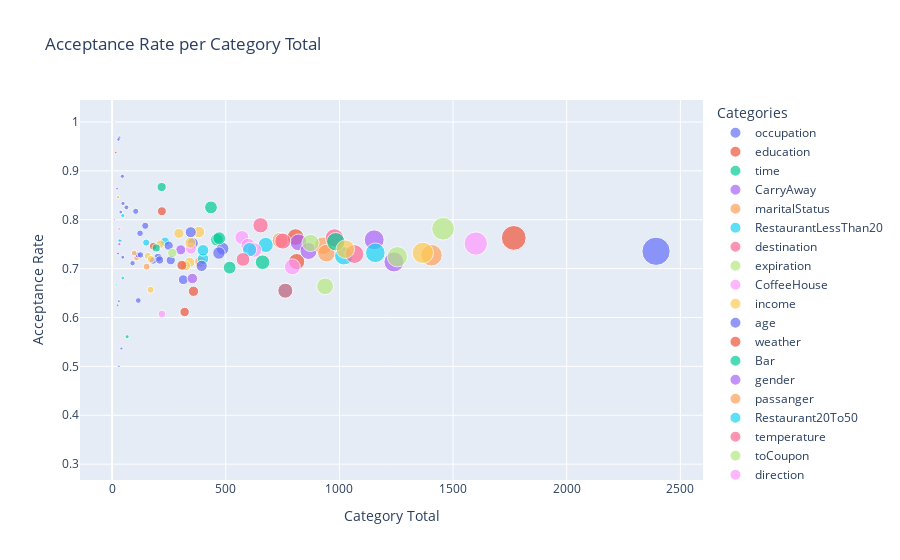

Write notebook code for a chart like this one.
### Markdown cell above
##### Correlation between Acceptance Rates and Category Totals

### Code cell
# Explore how the category count correlates with the acceptance rates
fig = px.scatter(sorted_rates, x='cat_total', y='yes_rate', color='category', size='yes', labels={'yes_rate':'Acceptance Rate','cat_total':'Category Total', 'category':'Categories'}, title='Acceptance Rate per Category Total')
fig.show()
fig.show('png')
# The larger the bubble, the more impactful that category value was in this survey

### Figure 1 — Plotly figure (JSON) as saved in the notebook; plotly's stock layout.template omitted (floating-point values rounded to 4 significant figures)
{"data": [{"hovertemplate": "Categories=occupation<br>Category Total=%{x}<br>Acceptance Rate=%{y}<br>yes=%{marker.size}<extra></extra>", "legendgroup": "occupation", "marker": {"color": "#636efa", "size": [9, 30, 27, 40, 40, 52, 85, 31, 8, 115, 95, 28, 267, 19, 34, 146, 185, 129, 64, 212, 73, 19, 15, 22, 15], "sizemode": "area", "sizeref": 4.4, "symbol": "circle"}, "mode": "markers", "name": "occupation", "orientation": "v", "showlegend": true, "type": "scatter", "x": [9, 31, 28, 45, 48, 63, 104, 38, 10, 146, 123, 37, 355, 26, 47, 202, 258, 180, 90, 313, 115, 30, 24, 41, 30], "xaxis": "x", "y": [1, 0.9677, 0.9643, 0.8889, 0.8333, 0.8254, 0.8173, 0.8158, 0.8, 0.7877, 0.7724, 0.7568, 0.7521, 0.7308, 0.7234, 0.7228, 0.7171, 0.7167, 0.7111, 0.6773, 0.6348, 0.6333, 0.625, 0.5366, 0.5], "yaxis": "y"}, {"hovertemplate": "Categories=education<br>Category Total=%{x}<br>Acceptance Rate=%{y}<br>yes=%{marker.size}<extra></extra>", "legendgroup": "education", "marker": {"color": "#EF553B", "size": [15, 179, 617, 135, 580, 234], "sizemode": "area", "sizeref": 4.4, "symbol": "circle"}, "mode": "markers", "name": "education", "orientation": "v", "showlegend": true, "type": "scatter", "x": [16, 219, 807, 181, 812, 358], "xaxis": "x", "y": [0.9375, 0.8174, 0.7646, 0.7459, 0.7143, 0.6536], "yaxis": "y"}, {"hovertemplate": "Categories=time<br>Category Total=%{x}<br>Acceptance Rate=%{y}<br>yes=%{marker.size}<extra></extra>", "legendgroup": "time", "marker": {"color": "#00cc96", "size": [189, 359, 350, 363, 499], "sizemode": "area", "sizeref": 4.4, "symbol": "circle"}, "mode": "markers", "name": "time", "orientation": "v", "showlegend": true, "type": "scatter", "x": [218, 435, 461, 517, 762], "xaxis": "x", "y": [0.867, 0.8253, 0.7592, 0.7021, 0.6549], "yaxis": "y"}, {"hovertemplate": "Categories=CarryAway<br>Category Total=%{x}<br>Acceptance Rate=%{y}<br>yes=%{marker.size}<extra></extra>", "legendgroup": "CarryAway", "marker": {"color": "#ab63fa", "size": [19, 618, 24, 223, 636, 240], "sizemode": "area", "sizeref": 4.4, "symbol": "circle"}, "mode": "markers", "name": "CarryAway", "orientation": "v", "showlegend": true, "type": "scatter", "x": [22, 820, 32, 302, 864, 353], "xaxis": "x", "y": [0.8636, 0.7537, 0.75, 0.7384, 0.7361, 0.6799], "yaxis": "y"}, {"hovertemplate": "Categories=maritalStatus<br>Category Total=%{x}<br>Acceptance Rate=%{y}<br>yes=%{marker.size}<extra></extra>", "legendgroup": "maritalStatus", "marker": {"color": "#FFA15A", "size": [22, 693, 690, 78, 277], "sizemode": "area", "sizeref": 4.4, "symbol": "circle"}, "mode": "markers", "name": "maritalStatus", "orientation": "v", "showlegend": true, "type": "scatter", "x": [26, 928, 943, 108, 388], "xaxis": "x", "y": [0.8462, 0.7468, 0.7317, 0.7222, 0.7139], "yaxis": "y"}, {"hovertemplate": "Categories=RestaurantLessThan20<br>Category Total=%{x}<br>Acceptance Rate=%{y}<br>yes=%{marker.size}<extra></extra>", "legendgroup": "RestaurantLessThan20", "marker": {"color": "#19d3f3", "size": [38, 176, 506, 740, 288, 12], "sizemode": "area", "sizeref": 4.4, "symbol": "circle"}, "mode": "markers", "name": "RestaurantLessThan20", "orientation": "v", "showlegend": true, "type": "scatter", "x": [47, 233, 676, 1019, 400, 18], "xaxis": "x", "y": [0.8085, 0.7554, 0.7485, 0.7262, 0.72, 0.6667], "yaxis": "y"}, {"hovertemplate": "Categories=destination<br>Category Total=%{x}<br>Acceptance Rate=%{y}<br>yes=%{marker.size}<extra></extra>", "legendgroup": "destination", "marker": {"color": "#FF6692", "size": [515, 746, 499], "sizemode": "area", "sizeref": 4.4, "symbol": "circle"}, "mode": "markers", "name": "destination", "orientation": "v", "showlegend": true, "type": "scatter", "x": [653, 978, 762], "xaxis": "x", "y": [0.7887, 0.7628, 0.6549], "yaxis": "y"}, {"hovertemplate": "Categories=expiration<br>Category Total=%{x}<br>Acceptance Rate=%{y}<br>yes=%{marker.size}<extra></extra>", "legendgroup": "expiration", "marker": {"color": "#B6E880", "size": [1138, 622], "sizemode": "area", "sizeref": 4.4, "symbol": "circle"}, "mode": "markers", "name": "expiration", "orientation": "v", "showlegend": true, "type": "scatter", "x": [1456, 937], "xaxis": "x", "y": [0.7816, 0.6638], "yaxis": "y"}, {"hovertemplate": "Categories=CoffeeHouse<br>Category Total=%{x}<br>Acceptance Rate=%{y}<br>yes=%{marker.size}<extra></extra>", "legendgroup": "CoffeeHouse", "marker": {"color": "#FF97FF", "size": [25, 436, 447, 257, 462, 133], "sizemode": "area", "sizeref": 4.4, "symbol": "circle"}, "mode": "markers", "name": "CoffeeHouse", "orientation": "v", "showlegend": true, "type": "scatter", "x": [32, 571, 598, 347, 626, 219], "xaxis": "x", "y": [0.7812, 0.7636, 0.7475, 0.7406, 0.738, 0.6073], "yaxis": "y"}, {"hovertemplate": "Categories=income<br>Category Total=%{x}<br>Acceptance Rate=%{y}<br>yes=%{marker.size}<extra></extra>", "legendgroup": "income", "marker": {"color": "#FECB52", "size": [296, 227, 259, 159, 114, 123, 243, 228, 111], "sizemode": "area", "sizeref": 4.4, "symbol": "circle"}, "mode": "markers", "name": "income", "orientation": "v", "showlegend": true, "type": "scatter", "x": [382, 294, 344, 212, 157, 171, 341, 323, 169], "xaxis": "x", "y": [0.7749, 0.7721, 0.7529, 0.75, 0.7261, 0.7193, 0.7126, 0.7059, 0.6568], "yaxis": "y"}, {"hovertemplate": "Categories=age<br>Category Total=%{x}<br>Acceptance Rate=%{y}<br>yes=%{marker.size}<extra></extra>", "legendgroup": "age", "marker": {"color": "#636efa", "size": [268, 186, 360, 344, 83, 91, 150, 278], "sizemode": "area", "sizeref": 4.4, "symbol": "circle"}, "mode": "markers", "name": "age", "orientation": "v", "showlegend": true, "type": "scatter", "x": [346, 249, 486, 470, 114, 125, 209, 394], "xaxis": "x", "y": [0.7746, 0.747, 0.7407, 0.7319, 0.7281, 0.728, 0.7177, 0.7056], "yaxis": "y"}, {"hovertemplate": "Categories=weather<br>Category Total=%{x}<br>Acceptance Rate=%{y}<br>yes=%{marker.size}<extra></extra>", "legendgroup": "weather", "marker": {"color": "#EF553B", "size": [1348, 217, 195], "sizemode": "area", "sizeref": 4.4, "symbol": "circle"}, "mode": "markers", "name": "weather", "orientation": "v", "showlegend": true, "type": "scatter", "x": [1767, 307, 319], "xaxis": "x", "y": [0.7629, 0.7068, 0.6113], "yaxis": "y"}, {"hovertemplate": "Categories=Bar<br>Category Total=%{x}<br>Acceptance Rate=%{y}<br>yes=%{marker.size}<extra></extra>", "legendgroup": "Bar", "marker": {"color": "#00cc96", "size": [359, 743, 144, 472, 37, 5], "sizemode": "area", "sizeref": 4.4, "symbol": "circle"}, "mode": "markers", "name": "Bar", "orientation": "v", "showlegend": true, "type": "scatter", "x": [471, 984, 194, 662, 66, 16], "xaxis": "x", "y": [0.7622, 0.7551, 0.7423, 0.713, 0.5606, 0.3125], "yaxis": "y"}, {"hovertemplate": "Categories=gender<br>Category Total=%{x}<br>Acceptance Rate=%{y}<br>yes=%{marker.size}<extra></extra>", "legendgroup": "gender", "marker": {"color": "#ab63fa", "size": [875, 885], "sizemode": "area", "sizeref": 4.4, "symbol": "circle"}, "mode": "markers", "name": "gender", "orientation": "v", "showlegend": true, "type": "scatter", "x": [1153, 1240], "xaxis": "x", "y": [0.7589, 0.7137], "yaxis": "y"}, {"hovertemplate": "Categories=passanger<br>Category Total=%{x}<br>Acceptance Rate=%{y}<br>yes=%{marker.size}<extra></extra>", "legendgroup": "passanger", "marker": {"color": "#FFA15A", "size": [560, 71, 1022, 107], "sizemode": "area", "sizeref": 4.4, "symbol": "circle"}, "mode": "markers", "name": "passanger", "orientation": "v", "showlegend": true, "type": "scatter", "x": [739, 97, 1405, 152], "xaxis": "x", "y": [0.7578, 0.732, 0.7274, 0.7039], "yaxis": "y"}, {"hovertemplate": "Categories=Restaurant20To50<br>Category Total=%{x}<br>Acceptance Rate=%{y}<br>yes=%{marker.size}<extra></extra>", "legendgroup": "Restaurant20To50", "marker": {"color": "#19d3f3", "size": [25, 113, 447, 295, 848, 32], "sizemode": "area", "sizeref": 4.4, "symbol": "circle"}, "mode": "markers", "name": "Restaurant20To50", "orientation": "v", "showlegend": true, "type": "scatter", "x": [33, 150, 605, 400, 1158, 47], "xaxis": "x", "y": [0.7576, 0.7533, 0.7388, 0.7375, 0.7323, 0.6809], "yaxis": "y"}, {"hovertemplate": "Categories=temperature<br>Category Total=%{x}<br>Acceptance Rate=%{y}<br>yes=%{marker.size}<extra></extra>", "legendgroup": "temperature", "marker": {"color": "#FF6692", "size": [568, 778, 414], "sizemode": "area", "sizeref": 4.4, "symbol": "circle"}, "mode": "markers", "name": "temperature", "orientation": "v", "showlegend": true, "type": "scatter", "x": [751, 1066, 576], "xaxis": "x", "y": [0.7563, 0.7298, 0.7188], "yaxis": "y"}, {"hovertemplate": "Categories=toCoupon<br>Category Total=%{x}<br>Acceptance Rate=%{y}<br>yes=%{marker.size}<extra></extra>", "legendgroup": "toCoupon", "marker": {"color": "#B6E880", "size": [657, 194, 909], "sizemode": "area", "sizeref": 4.4, "symbol": "circle"}, "mode": "markers", "name": "toCoupon", "orientation": "v", "showlegend": true, "type": "scatter", "x": [873, 265, 1255], "xaxis": "x", "y": [0.7526, 0.7321, 0.7243], "yaxis": "y"}, {"hovertemplate": "Categories=direction<br>Category Total=%{x}<br>Acceptance Rate=%{y}<br>yes=%{marker.size}<extra></extra>", "legendgroup": "direction", "marker": {"color": "#FF97FF", "size": [1202, 558], "sizemode": "area", "sizeref": 4.4, "symbol": "circle"}, "mode": "markers", "name": "direction", "orientation": "v", "showlegend": true, "type": "scatter", "x": [1600, 793], "xaxis": "x", "y": [0.7512, 0.7037], "yaxis": "y"}, {"hovertemplate": "Categories=has_children<br>Category Total=%{x}<br>Acceptance Rate=%{y}<br>yes=%{marker.size}<extra></extra>", "legendgroup": "has_children", "marker": {"color": "#FECB52", "size": [759, 1001], "sizemode": "area", "sizeref": 4.4, "symbol": "circle"}, "mode": "markers", "name": "has_children", "orientation": "v", "showlegend": true, "type": "scatter", "x": [1026, 1367], "xaxis": "x", "y": [0.7398, 0.7323], "yaxis": "y"}, {"hovertemplate": "Categories=coupon<br>Category Total=%{x}<br>Acceptance Rate=%{y}<br>yes=%{marker.size}<extra></extra>", "legendgroup": "coupon", "marker": {"color": "#636efa", "size": [1760], "sizemode": "area", "sizeref": 4.4, "symbol": "circle"}, "mode": "markers", "name": "coupon", "orientation": "v", "showlegend": true, "type": "scatter", "x": [2393], "xaxis": "x", "y": [0.7355], "yaxis": "y"}], "layout": {"legend": {"itemsizing": "constant", "title": {"text": "Categories"}, "tracegroupgap": 0}, "title": {"text": "Acceptance Rate per Category Total"}, "xaxis": {"anchor": "y", "domain": [0, 1], "title": {"text": "Category Total"}}, "yaxis": {"anchor": "x", "domain": [0, 1], "title": {"text": "Acceptance Rate"}}}}
